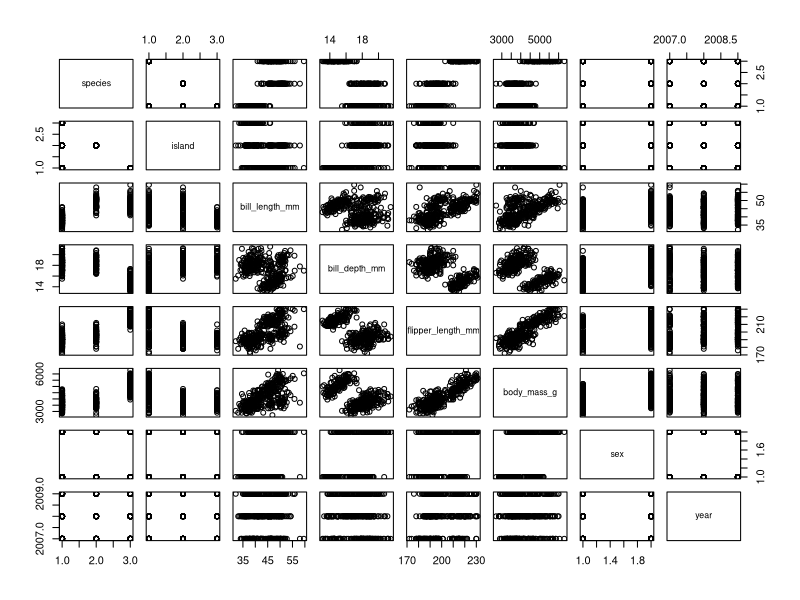
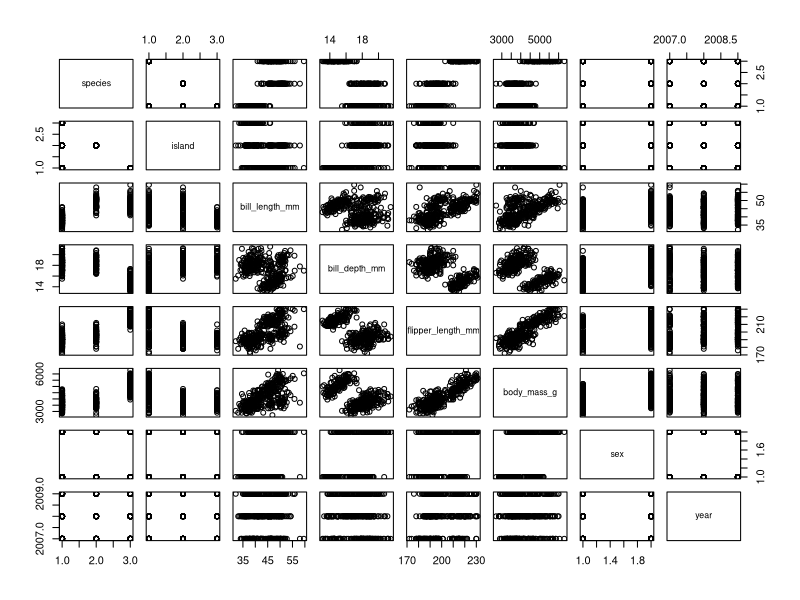
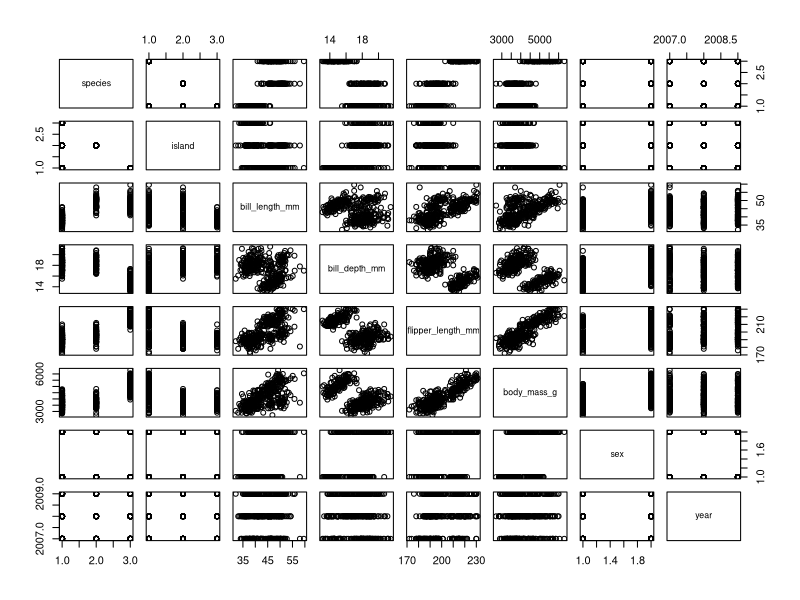
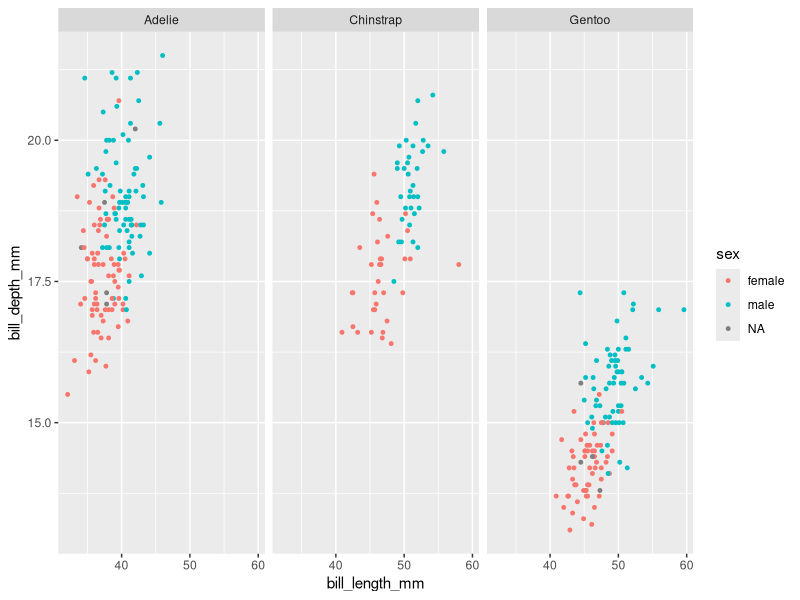
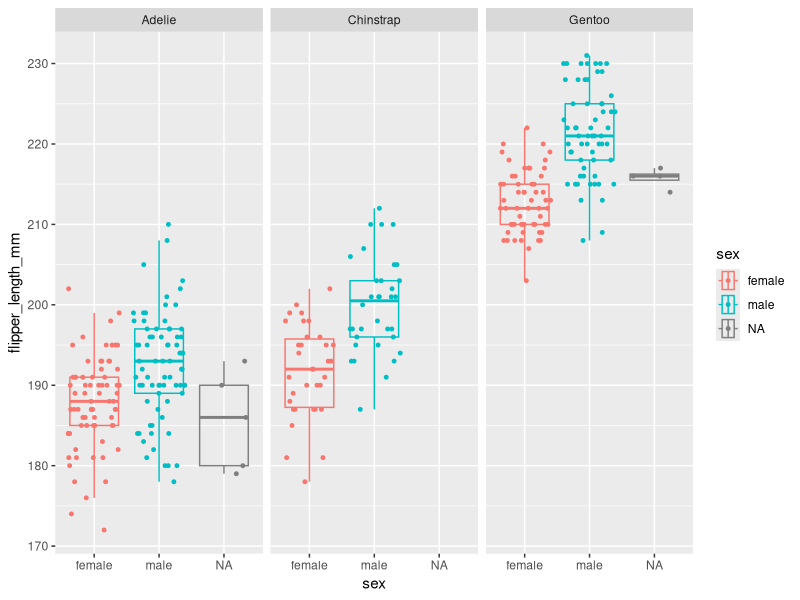
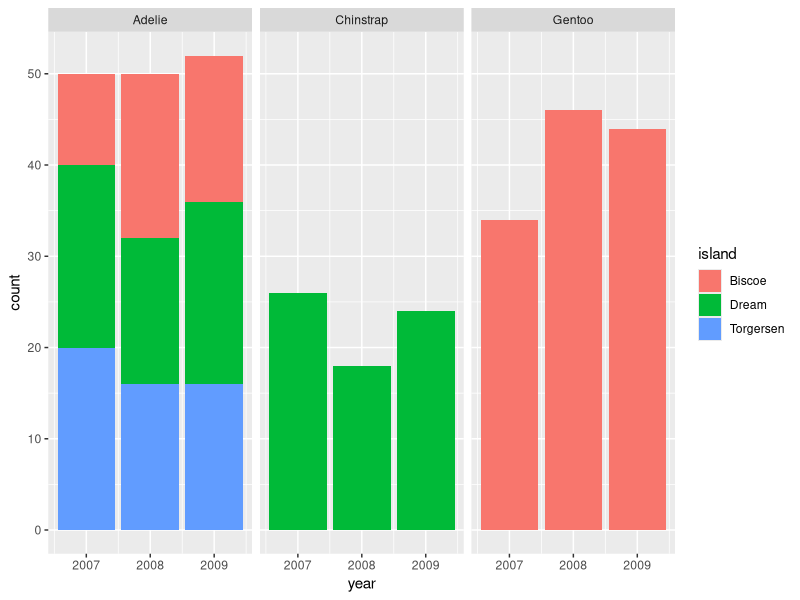

R code for these plots, in order:
## ---- chunk 1
#install.packages("palmerpenguins")
library(palmerpenguins)
library(tidyverse)

#View(penguins)
dim(penguins)
colnames(penguins)
## ---- chunk 2
#install.packages("palmerpenguins")
library(palmerpenguins)
library(tidyverse)

#View(penguins)
dim(penguins)
colnames(penguins)
## ---- chunk 3
#install.packages("palmerpenguins")
library(palmerpenguins)
library(tidyverse)

#View(penguins)
dim(penguins)
colnames(penguins)
## ---- chunk 4
#install.packages("palmerpenguins")
library(palmerpenguins)
library(tidyverse)

#View(penguins)
dim(penguins)
colnames(penguins)
## ---- chunk 5
#install.packages("palmerpenguins")
library(palmerpenguins)
library(tidyverse)

#View(penguins)
dim(penguins)
colnames(penguins)
## ---- chunk 6
#install.packages("palmerpenguins")
library(palmerpenguins)
library(tidyverse)

#View(penguins)
dim(penguins)
colnames(penguins)
## ---- chunk 7
knitr::opts_chunk$set(echo = TRUE)
## ---- chunk 8
plot(penguins)
## ---- chunk 9
plot(penguins)
## ---- chunk 10
plot(penguins)
## ---- chunk 11
penguins %>%
  ggplot(mapping = aes(x = bill_length_mm, y=bill_depth_mm, color=sex)) +
  geom_point(size=1) +
  facet_wrap(~species)
## ---- chunk 12
penguins %>%
  ggplot(mapping = aes(x=flipper_length_mm, y=sex, color=sex)) +
  geom_boxplot(outlier.alpha = 0, alpha=0) +
  geom_jitter(width = 0, size=1) +
  coord_flip() +
  facet_wrap(~species)
## ---- chunk 13
penguins %>%
  ggplot() +
  geom_bar(mapping = aes(x=year, fill=island)) +
  facet_wrap(~species)
